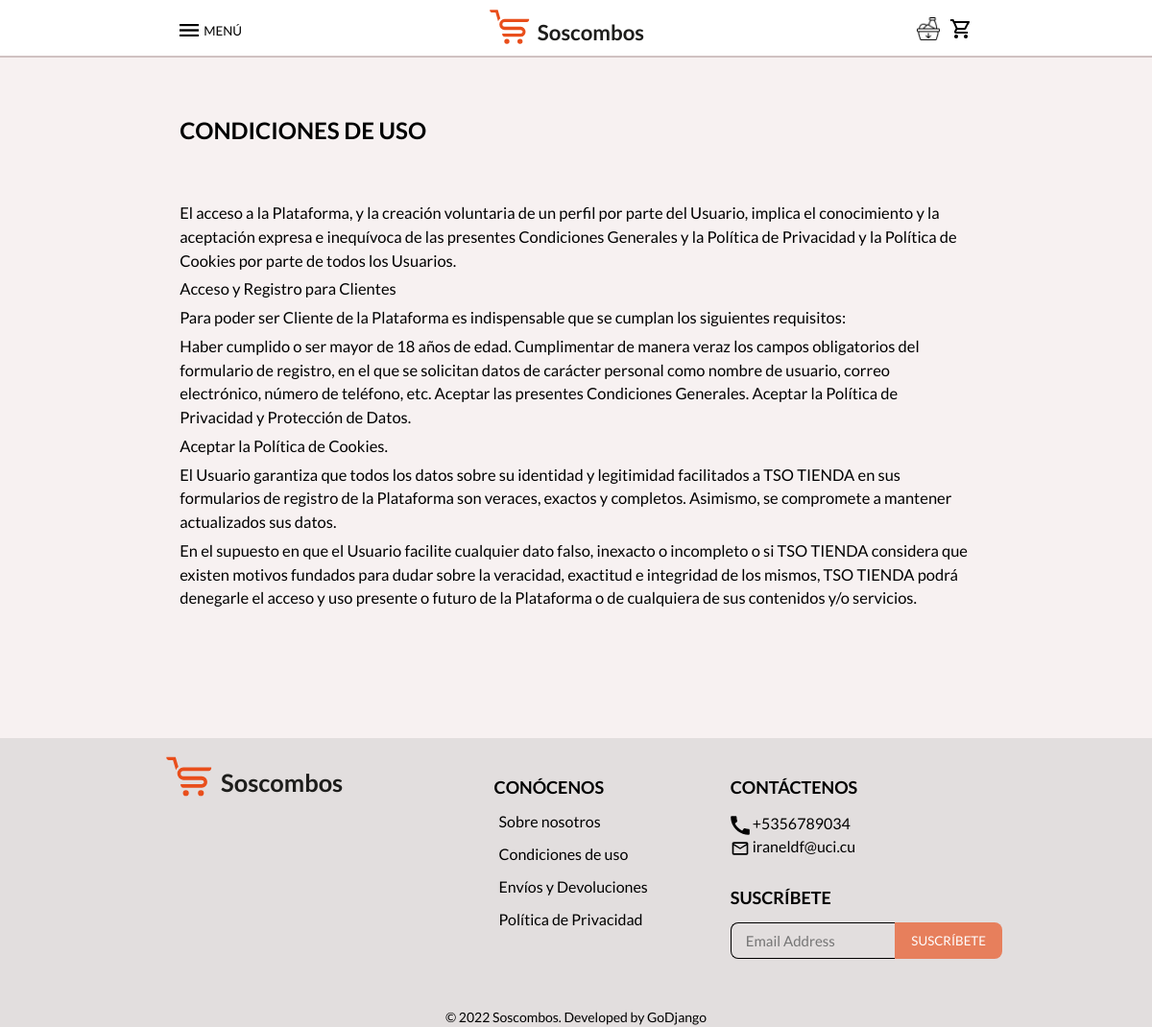
The page /condicionesUso on the database its author committed.
### app/models.py (models this page shows)
class general(SingletonModel):
    nombre = models.CharField(max_length=14, verbose_name='Nombre de la empresa', default='', unique=True)
    entrega = models.CharField(max_length=50, verbose_name='Tiemp de entrega', default='', unique=True)
    logo = models.ImageField(verbose_name='Logo', upload_to='img/logo/', null=True, blank=True)
    precio = models.DecimalField(max_digits=6, decimal_places=2, verbose_name='Precio de envio', default=0)
    id_paypal = models.CharField(max_length=100, verbose_name='Id de Paypal', default='', null=True, blank=True,
                                 unique=True)
    class Meta:
        verbose_name = '00- General'

class conocenos(SingletonModel):
    sobreNosotros = models.CharField(max_length=100, verbose_name='Sobre nosotros', default='Sobre nosotros')
    condiciones = models.CharField(max_length=100, verbose_name='Condiciones de uso', default='Condiciones de uso')
    envio = models.CharField(max_length=100, verbose_name='Envíos y Devoluciones', default='Envíos y Devoluciones')
    politica = models.CharField(max_length=100, verbose_name='Política de Privacidad', default='Política de Privacidad')
    class Meta:
        verbose_name = '04- Conócenos'

class contactenos(SingletonModel):
    telef = models.CharField(max_length=100, verbose_name='Teléfono', default='')
    email = models.EmailField(max_length=100, verbose_name='Correo', default='soscombos@gmail.com')
    email_en = models.URLField(max_length=1000, verbose_name='Enlace de correo')
    class Meta:
        verbose_name = '05- Contáctenos'

### app/views.py (the view)
# urls.py: path('condicionesUso', CondicionesUso.as_view(), name='condicionesUso'),
class CondicionesUso(generic.TemplateView):
    template_name = 'pages/condicionesUso.html'
    def get_context_data(self, *, object_list=None, **kwargs):
        context = super(CondicionesUso, self).get_context_data()
        context['conocenos'] = models.conocenos.objects.first()
        context['contactenos'] = models.contactenos.objects.first()
        context['general'] = models.general.objects.first()
        return context

### app/templates/pages/condicionesUso.html
{% extends 'pages/includes/base.html' %}
{% load static %}
{% block css %}
    <link href="{% static 'css/paginasSecundarias.css' %}" rel="stylesheet" type="text/css">
    <link href="{% static 'css/modalTusOrdenes.css' %}" rel="stylesheet" type="text/css">
{% endblock %}
{% block content %}
    <section class="condicionesUso__contenedor pagina-secundaria__contenedor">
        <h2>CONDICIONES DE USO</h2>
        <div class="cuadro__pagina-secundaria">
            <p>
                El acceso a la Plataforma, y la creación voluntaria de un perfil por parte del Usuario, implica el
                conocimiento y la aceptación expresa e inequívoca de las presentes Condiciones Generales y la Política
                de Privacidad y la Política de Cookies por parte de todos los Usuarios.
            </p>
            <p>Acceso y Registro para Clientes</p>
            <p>Para poder ser Cliente de la Plataforma es indispensable que se cumplan los siguientes requisitos:</p>
            <p>Haber cumplido o ser mayor de 18 años de edad.
                Cumplimentar de manera veraz los campos obligatorios del formulario de registro, en el que se solicitan
                datos de carácter personal como nombre de usuario, correo electrónico, número de teléfono, etc. Aceptar
                las presentes Condiciones Generales. Aceptar la Política de Privacidad y Protección de Datos.</p>
            <p>Aceptar la Política de Cookies.</p>
            <p>El Usuario garantiza que todos los datos sobre su identidad y legitimidad facilitados a TSO TIENDA en sus
                formularios de registro de la Plataforma son veraces, exactos y completos. Asimismo, se compromete a
                mantener actualizados sus datos.
            </p>
            <p>En el supuesto en que el Usuario facilite cualquier dato falso, inexacto o incompleto o si TSO TIENDA
                considera que existen motivos fundados para dudar sobre la veracidad, exactitud e integridad de los
                mismos, TSO TIENDA podrá denegarle el acceso y uso presente o futuro de la Plataforma o de cualquiera de
                sus contenidos y/o servicios.
            </p>
        </div>
    </section>
{% endblock %}

### app/templates/pages/includes/base.html (shortened to what this page needs)
{% load static %}
<!DOCTYPE html>
<html>
<head>
    {% block css %}
    {% endblock %}
    <link href="{% static 'plugins/font-awesome-4.7.0/css/font-awesome.min.css' %}" rel="stylesheet"
          type="text/css">
    <link href="{% static 'css/anim.css' %}" rel="stylesheet" type="text/css">
    <link href="{% static 'css/estilosGenerales.css' %}" rel="stylesheet" type="text/css">
    <link href="{% static 'css/index.css' %}" rel="stylesheet" type="text/css">
    <link href="{% static 'css/cssMenu.css' %}" rel="stylesheet" type="text/css">
    <link href="{% static 'css/piePagina.css' %}" rel="stylesheet" type="text/css">
    <link href="{% static 'css/modal.css' %}" rel="stylesheet" type="text/css">
</head>
<body>
{% include 'pages/includes/navBar.html' %}
{% block content %}
{% endblock %}
<footer class="pie-pagina__contenedor">
    {% if not general.logo %}
        <div class="pie-pagina__logo-web">
            <a href="{% url 'index' %}">
                <svg id="Capa_1" data-name="Capa 1" xmlns="http://www.w3.org/2000/svg" viewBox="0 0 679.68 259.2">
                    <defs>
                        <style>
                            .cls-1 {
                                font-size: 72px;
                                fill: #1d1d1b;
                                font-family: 'Lato', sans-serif;
                                font-weight: 600;
                            }
                            .cls-2 {
                                fill: #e94e1b;
                            }
                        </style>
                    </defs>
                    <text y="-5%" class="cls-1" transform="translate(209.74 170.13)">{{ general.nombre }}</text>
                    <path class="cls-2"
                          d="M150.9,153.5a8.71,8.71,0,1,0,8.71,8.71A8.7,8.7,0,0,0,150.9,153.5Zm-44.34,0a8.71,8.71,0,1,0,8.71,8.71A8.69,8.69,0,0,0,106.56,153.5Z"/>
                    <path class="cls-2"
                          d="M84.48,85.24a19.54,19.54,0,0,0-7.43,9.25L68.44,65.05H55.52c-4.53-.26-7.38-5.15-6.46-9H76Z"/>
                    <path class="cls-2"
                          d="M173.46,97.26H99.13a7.8,7.8,0,0,0-.23,15.6v0h54.27a16.92,16.92,0,0,1,.22,33.83H99.13c-5.66,0-9.28-6-8.15-10.82l8.15.08h53.46c3.93,0,7.13-2.27,7.13-6.2s-3.2-6.16-7.13-6.16H98.9a18.52,18.52,0,0,1,0-37h82.66C182.69,91.26,179.08,97.23,173.46,97.26Z"/>
                    <path class="cls-2" d="M153.39,113.63h0Z"/>
                    <path class="cls-2" d="M99.24,87.44h0Z"/>
                    <path class="cls-2" d="M153.39,146.65h0Z"/>
                    <path class="cls-2" d="M153.17,112.81h0Z"/>
                </svg>
            </a>
        </div>
    {% endif %}
    <div class="pie-pagina__conocenos">
        <h2>CONÓCENOS</h2>
        <ul>
            <li>
                <a style="color: black;" href="{% url 'sobreNosotros' %}">{{ conocenos.sobreNosotros }}</a>
            </li>
            <li>
                <a style="color: black;" href="{% url 'condicionesUso' %}">{{ conocenos.condiciones }}</a>
            </li>
            <li>
                <a style="color: black;" href="{% url 'enviosDevoluciones' %}">{{ conocenos.envio }}</a>
            </li>
            <li>
                <a style="color: black;" href="{% url 'politicaPrivacidad' %}">{{ conocenos.politica }}</a>
            </li>
        </ul>
    </div>
    <div class="contacteno-suscribete-vista-pc">
        <div class="pie-pagina__contactenos">
            <h2>CONTÁCTENOS</h2>
            <ul>
                <li id="telefono-contenedor">
                    <img class="pie-pagina__icono" src="{% static 'img/Iconos/telefono.svg' %}">
                    <p id="texto_a_copiar">{{ contactenos.telef }}</p>
                </li>
                <li id="mail-contenedor">
                    <img class="pie-pagina__icono" src="{% static 'img/Iconos/email_black_24dp.svg' %}">
                    <p>{{ contactenos.email }}</p>
                </li>
            </ul>
        </div>
        <div class="pie-pagina__suscribete">
            <h2>SUSCRÍBETE</h2>
            <form action="{% url 'subscribe' %}" method="post">
                <input class="input-suscribir__email" name="email" type="email" placeholder="Email Address" required>
                <input class="input-suscribir__submit" type="submit" value="SUSCRÍBETE">
            </form>
        </div>
    </div>
    <p class="pie-pagina__final">© 2022 {{ general.nombre }}. Developed by GoDjango</p>
</footer>

### app/templates/pages/includes/navBar.html (shortened to what this page needs)
{% load static %}
<section {% if path == 'VerProductos' or path == 'productos' %} style="padding-bottom: 20px;"{% endif %}
                                                                class="bienvenidos  {% if path == 'VerProductos' or path == 'productos' %}padding-alineador{% endif %}">
    {% if not general.logo %}
        <div class="logo-web">
            <a href="{% url 'index' %}">
                <svg id="Capa_1" data-name="Capa 1" xmlns="http://www.w3.org/2000/svg" viewBox="0 0 679.68 259.2">
                    <defs>
                        <style>
                            .cls-1 {
                                font-size: 70px;
                                fill: #1d1d1b;
                                font-family: 'Lato', sans-serif;
                                font-weight: 600;
                            }
                            .cls-2 {
                                fill: #e94e1b;
                            }
                        </style>
                    </defs>
                    <text y="-5%" class="cls-1" transform="translate(209.74 170.13)">{{ general.nombre }}</text>
                    <path class="cls-2"
                          d="M150.9,153.5a8.71,8.71,0,1,0,8.71,8.71A8.7,8.7,0,0,0,150.9,153.5Zm-44.34,0a8.71,8.71,0,1,0,8.71,8.71A8.69,8.69,0,0,0,106.56,153.5Z"/>
                    <path class="cls-2"
                          d="M84.48,85.24a19.54,19.54,0,0,0-7.43,9.25L68.44,65.05H55.52c-4.53-.26-7.38-5.15-6.46-9H76Z"/>
                    <path class="cls-2"
                          d="M173.46,97.26H99.13a7.8,7.8,0,0,0-.23,15.6v0h54.27a16.92,16.92,0,0,1,.22,33.83H99.13c-5.66,0-9.28-6-8.15-10.82l8.15.08h53.46c3.93,0,7.13-2.27,7.13-6.2s-3.2-6.16-7.13-6.16H98.9a18.52,18.52,0,0,1,0-37h82.66C182.69,91.26,179.08,97.23,173.46,97.26Z"/>
                    <path class="cls-2" d="M153.39,113.63h0Z"/>
                    <path class="cls-2" d="M99.24,87.44h0Z"/>
                    <path class="cls-2" d="M153.39,146.65h0Z"/>
                    <path class="cls-2" d="M153.17,112.81h0Z"/>
                </svg>
            </a>
        </div>
    {% endif %}
    <header class="encabezado" style="height: 30px;">
        <div class="navBar">
            <div class="navBar__menu-ubicacion">
                <div class="menu__caja">
                    <button class="btn-menu" type="button">
                        <img class="menu-hamburguesa" width="20px" alt="menu" src="{% static 'img/Iconos/Menu.png' %}"/>
                        <label class="menu-text-escritorio">MENÚ</label>
                    </button>
                </div>
            </div>
            <div class="navBar__contactar-compra">
                <a href="{% url 'productos' %}"    {% if path != 'productos' %}
                   style="margin-left:10px"  {% endif %} >
                    {% if path == 'productos' %}
                        <img class="icono-productos" style="width: 24px"
                             src="{% static 'img/Iconos/icons8-food-donor-50 full.png' %}"
                             alt=""/>
                    {% else %}
                        <img class="icono-productos" style="width: 24px"
                             src="{% static 'img/Iconos/icons8-food-donor-50.png' %}"
                             alt=""/>
                    {% endif %}
                </a>
                <a href="{% url 'carrito' %}"    {% if path != 'productos' %}
                   style="margin-left:10px"  {% endif %} >
                    {% if path == 'carrito' %}
                        <img class="carrito-full" src="{% static 'img/Iconos/carritoStroke.png' %}" alt=""/>
                    {% else %}
                        <img class="carrito-stroke" src="{% static 'img/Iconos/carritoStroke.png' %}" alt=""/>
                    {% endif %}
                </a>
            </div>
        </div>
    </header>
</section>

### static/css/paginasSecundarias.css (style rules this page uses)
.pagina-secundaria__contenedor { margin-top: 10px; border-top: 2px solid #d0c2c2; background: var(--blancoEspecial); padding: 61px 15.6vw; display: flex; flex-direction: column; }
.pagina-secundaria__contenedor h2 { margin-bottom: 20px; font-family: 'Lato', sans-serif; align-self: flex-start; }
.cuadro__pagina-secundaria { margin-bottom: 28px; font-size: 16.5px; font-weight: 500; }
.condicionesUso__contenedor { padding-bottom: 100px; }
.condicionesUso__contenedor p { margin-bottom: 5px; }

### static/css/modalTusOrdenes.css (style rules this page uses)
.pagina-secundaria__contenedor h2 { margin-bottom: 60px; }

### static/css/anim.css (style rules this page uses)
.navBar__menu-ubicacion label { cursor: pointer; }

### static/css/estilosGenerales.css (style rules this page uses)
:root { --blancoEspecial: #f7f1f1; --naranja__1: #e77f5c; --naranja__2: #EE5C2C; --naranja__3: #D63B08; --grisClaro: #e2dede; --grisMedio: #bcb6b6; --grisOscuro: #646262; --rojoFuerte: #E73900; }
* { margin: 0; padding: 0; font-family: 'Lato', sans-serif; }
a { text-decoration: none; color: #000; user-select: none; }
p { line-height: 1.5; }
li { list-style: none; }
button { border: none; background: #fff; user-select: none; }
input { border: none; }

### static/css/index.css (style rules this page uses)
* { font-family: 'Lato', sans-serif; }

### static/css/cssMenu.css (style rules this page uses)
.bienvenidos { margin: 0 15.6vw; padding: 18px 0 0px 0; }
.logo-web a svg { width: 20%; height: 80px; position: absolute; top: -7px; left: 40%; }
.encabezado { width: 100%; }
.navBar { width: 100%; display: flex; justify-content: space-between; }
.navBar__menu-ubicacion { display: flex; align-items: center; }
.navBar__contactar-compra { display: flex; align-items: center; }
.carrito-stroke { content: url("../img/Iconos/carritoStroke.png"); }
.menu-hamburguesa { margin-right: 5px; }
.navBar__contactar-compra a { margin-left: 10px; position: relative; }
.btn-menu { cursor: pointer; display: flex; align-items: center; margin-right: 5px; }
.menu__caja { display: flex; }

### static/css/piePagina.css (style rules this page uses)
.pie-pagina__contenedor { background: var(--grisClaro); padding: 40px 10% 0 10%; display: flex; flex-wrap: wrap; justify-content: space-around; }
.pie-pagina__contenedor h2 { font-size: 18px; margin-bottom: 15px; }
.pie-pagina__logo-web { width: 20vw; position: relative; top: -40px; }
.pie-pagina__conocenos { margin-left: 5%; }
.pie-pagina__conocenos ul li { margin: 0 0 15px 5px; }
.pie-pagina__contactenos { margin-left: 5%; margin-bottom: 30px; }
.pie-pagina__contactenos ul li { display: flex; align-items: end; position: relative; }
.pie-pagina__contactenos img { width: 20px; }
.pie-pagina__contactenos ul li p { margin-left: 3px; }
.pie-pagina__suscribete { margin-left: 5%; }
.pie-pagina__suscribete form { display: flex; }
.input-suscribir__email { width: 65%; height: 6px; padding: 15px; font-size: 15px; border: 1px solid #000; border-right: none; border-radius: 8px 0 0 8px; background: transparent; }
.input-suscribir__submit { width: 50%; padding: 10px; color: #fff; background: var(--naranja__1); border-radius: 0 8px 8px 0; cursor: pointer; }
.pie-pagina__final { width: 96%; font-size: 14px; display: flex; margin-top: 50px; justify-content: center; }

### app/templates/pages/includes/navBar.html (style rules this page uses)
.cls-1 { font-size: 70px; fill: #1d1d1b; font-family: 'Lato', sans-serif; font-weight: 600; }

### app/templates/pages/includes/base.html (style rules this page uses)
.cls-1 { font-size: 72px; fill: #1d1d1b; font-family: 'Lato', sans-serif; font-weight: 600; }

### rows shown on the page
general: nombre "Soscombos"
conocenos: sobreNosotros "Sobre nosotros", condiciones "Condiciones de uso", envio "Envíos y Devoluciones", politica "Política de Privacidad"
contactenos: telef "+5356789034", email "iraneldf@uci.cu"
